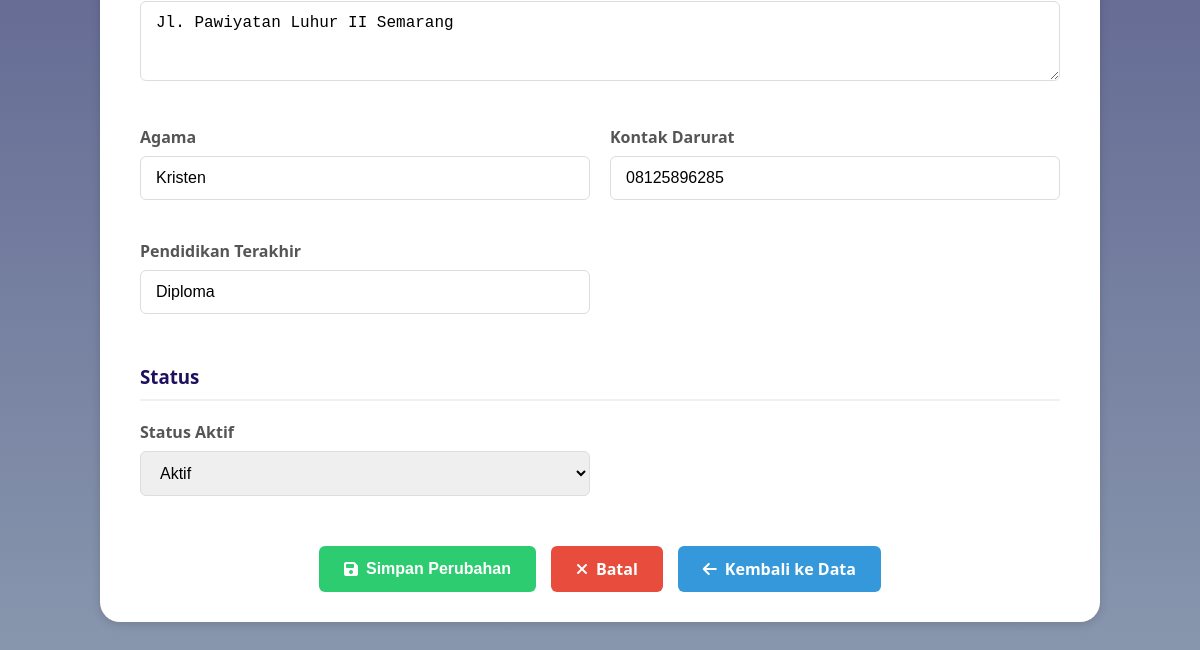
/edit_karyawan.php?id=28 (signed in, lower part), run on an earlier commit of the app's database.
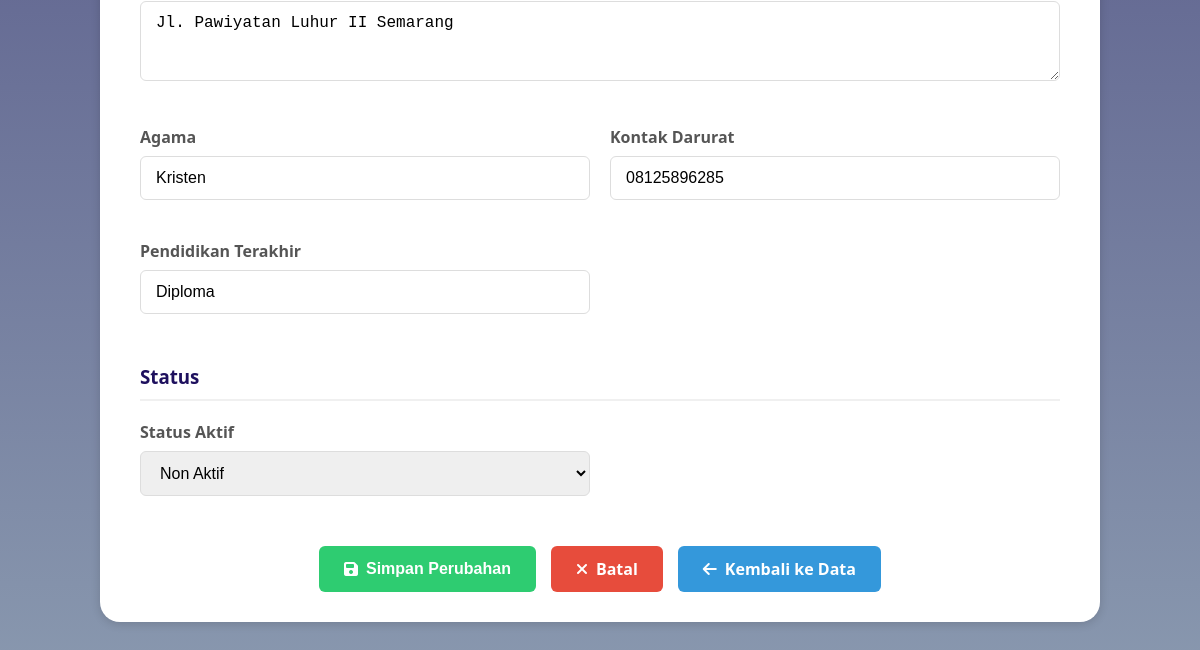
And on a later commit of the database.
### tables this page shows
CREATE TABLE `data_karyawan` (
  `id_karyawan` int(11) NOT NULL,
  `kode_karyawan` varchar(20) NOT NULL,
  `nama_lengkap` varchar(100) NOT NULL,
  `email` varchar(100) NOT NULL,
  `password` varchar(255) NOT NULL,
  `jabatan` varchar(50) NOT NULL,
  `divisi` varchar(50) NOT NULL,
  `role` varchar(100) NOT NULL DEFAULT 'karyawan',
  `no_telp` varchar(20) DEFAULT NULL,
  `sisa_cuti_tahunan` int(3) DEFAULT 0,
  `sisa_cuti_lustrum` int(3) DEFAULT 0,
  `status_aktif` enum('aktif','non_aktif') NOT NULL DEFAULT 'aktif',
  `created_at` timestamp NOT NULL DEFAULT current_timestamp(),
  `jenis_kelamin` varchar(10) DEFAULT NULL,
  `tempat_lahir` varchar(100) DEFAULT NULL,
  `tanggal_lahir` date DEFAULT NULL,
  `nik` varchar(20) DEFAULT NULL,
  `alamat_rumah` text DEFAULT NULL,
  `alamat_domisili` text DEFAULT NULL,
  `agama` varchar(20) DEFAULT NULL,
  `kontak_darurat` varchar(20) DEFAULT NULL,
  `pendidikan_terakhir` varchar(50) DEFAULT NULL,
  `is_deleted` tinyint(1) NOT NULL DEFAULT 0,
  `deleted_at` timestamp NULL DEFAULT NULL,
  `deleted_by` varchar(20) DEFAULT NULL
);

### edit_karyawan.php (the view, shortened to what this page needs)
<?php
require_once 'config.php';
$karyawan_id = $_GET['id'] ?? '';
$sql = "SELECT * FROM data_karyawan WHERE id_karyawan = ?";
$stmt = $conn->prepare($sql);
$stmt->bind_param("i", $karyawan_id);
$stmt->execute();
$result = $stmt->get_result();
$karyawan = $result->fetch_assoc();
?>
<!DOCTYPE html>
<html lang="id">
<head>
    <link rel="stylesheet" href="https://cdnjs.cloudflare.com/ajax/libs/font-awesome/6.4.0/css/all.min.css">
</head>
<body>
    <main>
        <div class="card">
            <form id="editForm" method="POST" action="update_karyawan.php">
                <div class="form-section">
                    <div class="form-grid">
                        <div class="form-group full-width">
                            <textarea id="alamat_domisili" name="alamat_domisili" placeholder="Alamat Domisili" rows="3"><?php echo htmlspecialchars($karyawan['alamat_domisili'] ?? ''); ?></textarea>
                        </div>
                        <div class="form-group">
                            <label for="agama">Agama</label>
                            <input type="text" id="agama" name="agama" placeholder="Agama"
                                   value="<?php echo htmlspecialchars($karyawan['agama'] ?? ''); ?>">
                        </div>
                        <div class="form-group">
                            <label for="kontak_darurat">Kontak Darurat</label>
                            <input type="text" id="kontak_darurat" name="kontak_darurat" placeholder="Kontak Darurat"
                                   value="<?php echo htmlspecialchars($karyawan['kontak_darurat'] ?? ''); ?>">
                        </div>
                        <div class="form-group">
                            <label for="pendidikan_terakhir">Pendidikan Terakhir</label>
                            <input type="text" id="pendidikan_terakhir" name="pendidikan_terakhir" placeholder="Pendidikan Terakhir"
                                   value="<?php echo htmlspecialchars($karyawan['pendidikan_terakhir'] ?? ''); ?>">
                        </div>
                    </div>
                </div>
                <div class="form-section">
                    <h3>Status</h3>
                    <div class="form-grid">
                        <div class="form-group">
                            <label for="status_aktif">Status Aktif</label>
                            <select id="status_aktif" name="status_aktif">
                                <option value="aktif" <?php echo $karyawan['status_aktif'] == 'aktif' ? 'selected' : ''; ?>>Aktif</option>
                                <option value="non_aktif" <?php echo $karyawan['status_aktif'] == 'non_aktif' ? 'selected' : ''; ?>>Non Aktif</option>
                            </select>
                        </div>
                    </div>
                </div>
                <div class="action-buttons">
                    <button type="submit" class="btn btn-save">
                        <i class="fas fa-save"></i> Simpan Perubahan
                    </button>
                    <a href="detail_karyawan.php?id=<?php echo $karyawan['id_karyawan']; ?>" class="btn btn-cancel">
                        <i class="fas fa-times"></i> Batal
                    </a>
                    <a href="data_karyawan.php" class="btn btn-back">
                        <i class="fas fa-arrow-left"></i> Kembali ke Data
                    </a>
                </div>
            </form>
        </div>
    </main>
</body>
</html>

What changed in the data, as far as the page shows it:
changed data_karyawan "Jl. Pawiyatan Luhur II Semarang": status_aktif "Aktif" → "Non Aktif"
